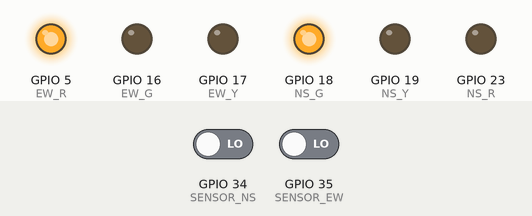
Simulated run of this sketch. Board: ESP32. Parts: output pins drawn as LEDs (lit = HIGH). Inputs (shaded band) come from the test bench; at power-on: GPIO 34 (SENSOR_NS) LOW, GPIO 35 (SENSOR_EW) LOW. WiFi joins after 1.5 s; servers stay silent unless stated; no MQTT or app messages arrive unless stated.

Above: at 15.7 s.
At 31.0 s:
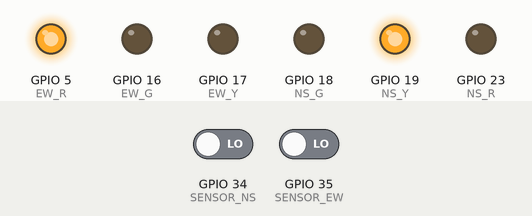
At 32.4 s:
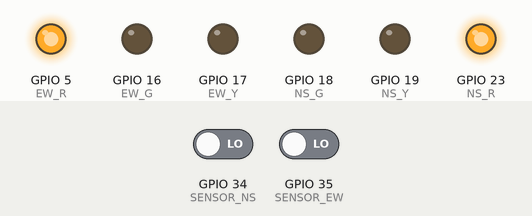
Timing chart, 0 to 44.2 s (numbered marks = the images above):
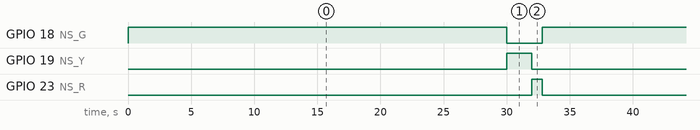

The sketch:

traffic-DT-esp32.ino
```cpp
/*
  Smart Traffic Digital Twin — ESP32 (Single Intersection)
  Matches the Node-RED flow:
    - Publishes traffic sensor data to:  city/intersection1/traffic
    - Subscribes control commands from: city/intersection1/control
      Payload example: {"intersection":"intersection1","mode":"AUTO","phase":"NS_GREEN","green_time":45,"ts":...}

  Hardware (example):
    - Two vehicle sensors (digital): NS and EW
    - Two traffic-light sets: NS (R,Y,G) and EW (R,Y,G)

  Pins (edit as needed):
    NS: R=23, Y=19, G=18
    EW: R=5,  Y=17, G=16
    Sensors: NS=34, EW=35  (use pullups/pulldowns as required by your sensor)
*/

#include <WiFi.h>
#include <PubSubClient.h>
#include <ArduinoJson.h>

// ---------- WiFi + MQTT ----------
const char* WIFI_SSID     = "WiFi";
const char* WIFI_PASSWORD = "password";

const char* MQTT_HOST = "broker.hivemq.com";
const uint16_t MQTT_PORT = 1883;

const char* TOPIC_TRAFFIC  = "city/intersection1/traffic";
const char* TOPIC_CONTROL  = "city/intersection1/control";
const char* TOPIC_STATUS   = "city/intersection1/status";   // optional status publishing

WiFiClient espClient;
PubSubClient mqtt(espClient);

// ---------- Pins ----------
const int NS_R = 23;
const int NS_Y = 19;
const int NS_G = 18;

const int EW_R = 5;
const int EW_Y = 17;
const int EW_G = 16;

const int SENSOR_NS = 34;   // digital input (if analog, you can change reading)
const int SENSOR_EW = 35;

// ---------- Timing (ms) ----------
const uint32_t PUBLISH_PERIOD_MS = 1000;
const uint32_t DEFAULT_GREEN_MS  = 30000;
const uint32_t MIN_GREEN_MS      = 10000;
const uint32_t MAX_GREEN_MS      = 60000;
const uint32_t YELLOW_MS         = 2000;
const uint32_t ALL_RED_MS        = 800;

// ---------- Control State ----------
enum Phase { PHASE_NS_GREEN, PHASE_EW_GREEN };

volatile Phase currentPhase = PHASE_NS_GREEN;
volatile uint32_t greenMsTarget = DEFAULT_GREEN_MS;

// traffic counts (simple pulse counter demo)
volatile uint32_t nsCount = 0;
volatile uint32_t ewCount = 0;

// ---------- Non-blocking FSM ----------
enum LightState { ST_NS_GREEN, ST_NS_YELLOW, ST_ALL_RED_1, ST_EW_GREEN, ST_EW_YELLOW, ST_ALL_RED_2 };
LightState st = ST_NS_GREEN;

uint32_t stStartMs = 0;
uint32_t lastPublishMs = 0;

// ---------- Helpers ----------
void setNS(bool r, bool y, bool g) {
  digitalWrite(NS_R, r);
  digitalWrite(NS_Y, y);
  digitalWrite(NS_G, g);
}
void setEW(bool r, bool y, bool g) {
  digitalWrite(EW_R, r);
  digitalWrite(EW_Y, y);
  digitalWrite(EW_G, g);
}

void applyStateOutputs(LightState s) {
  switch (s) {
    case ST_NS_GREEN:
      setNS(false, false, true);
      setEW(true,  false, false);
      break;
    case ST_NS_YELLOW:
      setNS(false, true,  false);
      setEW(true,  false, false);
      break;
    case ST_ALL_RED_1:
      setNS(true,  false, false);
      setEW(true,  false, false);
      break;
    case ST_EW_GREEN:
      setNS(true,  false, false);
      setEW(false, false, true);
      break;
    case ST_EW_YELLOW:
      setNS(true,  false, false);
      setEW(false, true,  false);
      break;
    case ST_ALL_RED_2:
      setNS(true,  false, false);
      setEW(true,  false, false);
      break;
  }
}

// clamp helper
uint32_t clampU32(uint32_t v, uint32_t lo, uint32_t hi) {
  if (v < lo) return lo;
  if (v > hi) return hi;
  return v;
}

// ---------- MQTT Callback ----------
void onMqttMessage(char* topic, byte* payload, unsigned int length) {
  if (String(topic) != TOPIC_CONTROL) return;

  StaticJsonDocument<256> doc;
  DeserializationError err = deserializeJson(doc, payload, length);
  if (err) return;

  const char* phaseStr = doc["phase"] | "NS_GREEN";
  int greenSec = doc["green_time"] | 30;

  uint32_t newGreenMs = clampU32((uint32_t)greenSec * 1000UL, MIN_GREEN_MS, MAX_GREEN_MS);

  Phase newPhase = PHASE_NS_GREEN;
  if (String(phaseStr) == "EW_GREEN") newPhase = PHASE_EW_GREEN;

  // Update targets atomically-ish (single-core operations OK here)
  greenMsTarget = newGreenMs;
  currentPhase = newPhase;

  // Optional: if requested phase differs from current FSM direction, we don't hard-jump immediately.
  // The FSM will naturally switch at the next decision point.
}

// ---------- WiFi / MQTT Connect ----------
void connectWiFi() {
  WiFi.mode(WIFI_STA);
  WiFi.begin(WIFI_SSID, WIFI_PASSWORD);
  while (WiFi.status() != WL_CONNECTED) {
    delay(300);
  }
}

void connectMQTT() {
  mqtt.setServer(MQTT_HOST, MQTT_PORT);
  mqtt.setCallback(onMqttMessage);

  while (!mqtt.connected()) {
    String clientId = "esp32-i1-" + String((uint32_t)ESP.getEfuseMac(), HEX);
    if (mqtt.connect(clientId.c_str())) {
      mqtt.subscribe(TOPIC_CONTROL);
    } else {
      delay(800);
    }
  }
}

// ---------- Sensor Reading (simple) ----------
void readSensorsAndAccumulate() {
  // If your sensors output pulses, you should use interrupts.
  // Here we just read digital presence and accumulate counts as a simple demo.
  int ns = digitalRead(SENSOR_NS);
  int ew = digitalRead(SENSOR_EW);

  // Treat HIGH as "vehicle detected" for this example:
  if (ns == HIGH) nsCount++;
  if (ew == HIGH) ewCount++;
}

// ---------- Publish Traffic ----------
void publishTraffic() {
  StaticJsonDocument<128> doc;
  doc["NS"] = (uint32_t)nsCount; // counts per publish window (if you reset)
  doc["EW"] = (uint32_t)ewCount;

  char out[128];
  size_t n = serializeJson(doc, out, sizeof(out));
  mqtt.publish(TOPIC_TRAFFIC, out, n);

  // reset window counts to represent vehicles per second window
  nsCount = 0;
  ewCount = 0;

  // Optional status publishing
  StaticJsonDocument<160> stDoc;
  stDoc["phase_fsm"] = (st == ST_NS_GREEN || st == ST_NS_YELLOW || st == ST_ALL_RED_1) ? "NS" : "EW";
  stDoc["green_ms_target"] = greenMsTarget;
  char stOut[180];
  size_t m = serializeJson(stDoc, stOut, sizeof(stOut));
  mqtt.publish(TOPIC_STATUS, stOut, m);
}

// ---------- Control Logic (phase selection at decision points) ----------
Phase chooseNextGreenPhase() {
  // Minimal policy:
  // - Use requested phase from Node-RED (currentPhase variable) as the target
  // In a more advanced version, you could combine target with local sensor dominance.
  return currentPhase;
}

// ---------- FSM Update ----------
void fsmTick() {
  uint32_t now = millis();
  uint32_t elapsed = now - stStartMs;

  switch (st) {
    case ST_NS_GREEN:
      // Stay green for greenMsTarget, then go yellow
      if (elapsed >= greenMsTarget) {
        st = ST_NS_YELLOW;
        stStartMs = now;
        applyStateOutputs(st);
      }
      break;

    case ST_NS_YELLOW:
      if (elapsed >= YELLOW_MS) {
        st = ST_ALL_RED_1;
        stStartMs = now;
        applyStateOutputs(st);
      }
      break;

    case ST_ALL_RED_1:
      if (elapsed >= ALL_RED_MS) {
        // Decide next green phase
        Phase next = chooseNextGreenPhase();
        st = (next == PHASE_EW_GREEN) ? ST_EW_GREEN : ST_NS_GREEN;
        stStartMs = now;
        applyStateOutputs(st);
      }
      break;

    case ST_EW_GREEN:
      if (elapsed >= greenMsTarget) {
        st = ST_EW_YELLOW;
        stStartMs = now;
        applyStateOutputs(st);
      }
      break;

    case ST_EW_YELLOW:
      if (elapsed >= YELLOW_MS) {
        st = ST_ALL_RED_2;
        stStartMs = now;
        applyStateOutputs(st);
      }
      break;

    case ST_ALL_RED_2:
      if (elapsed >= ALL_RED_MS) {
        Phase next = chooseNextGreenPhase();
        st = (next == PHASE_NS_GREEN) ? ST_NS_GREEN : ST_EW_GREEN;
        stStartMs = now;
        applyStateOutputs(st);
      }
      break;
  }
}

void setup() {
  // IO
  pinMode(NS_R, OUTPUT); pinMode(NS_Y, OUTPUT); pinMode(NS_G, OUTPUT);
  pinMode(EW_R, OUTPUT); pinMode(EW_Y, OUTPUT); pinMode(EW_G, OUTPUT);

  // Sensors (set pullups/pulldowns as needed)
  pinMode(SENSOR_NS, INPUT);
  pinMode(SENSOR_EW, INPUT);

  // Default state
  st = ST_NS_GREEN;
  stStartMs = millis();
  applyStateOutputs(st);

  Serial.begin(115200);
  connectWiFi();
  connectMQTT();

  lastPublishMs = millis();
}

void loop() {
  if (!mqtt.connected()) connectMQTT();
  mqtt.loop();

  // Read sensors & update counts
  readSensorsAndAccumulate();

  // Update light FSM
  fsmTick();

  // Periodic publish
  uint32_t now = millis();
  if (now - lastPublishMs >= PUBLISH_PERIOD_MS) {
    lastPublishMs = now;
    publishTraffic();
  }

  delay(5); // small yield
}
```

Measured:
- by itself, GPIO 18 (NS_G): alternates HIGH for 30.0 s and LOW for 2.8 s
- by itself, GPIO 19 (NS_Y): alternates HIGH for 2.0 s and LOW for 30.8 s
- by itself, GPIO 23 (NS_R): alternates HIGH for 0.80 s and LOW for 32.0 s
